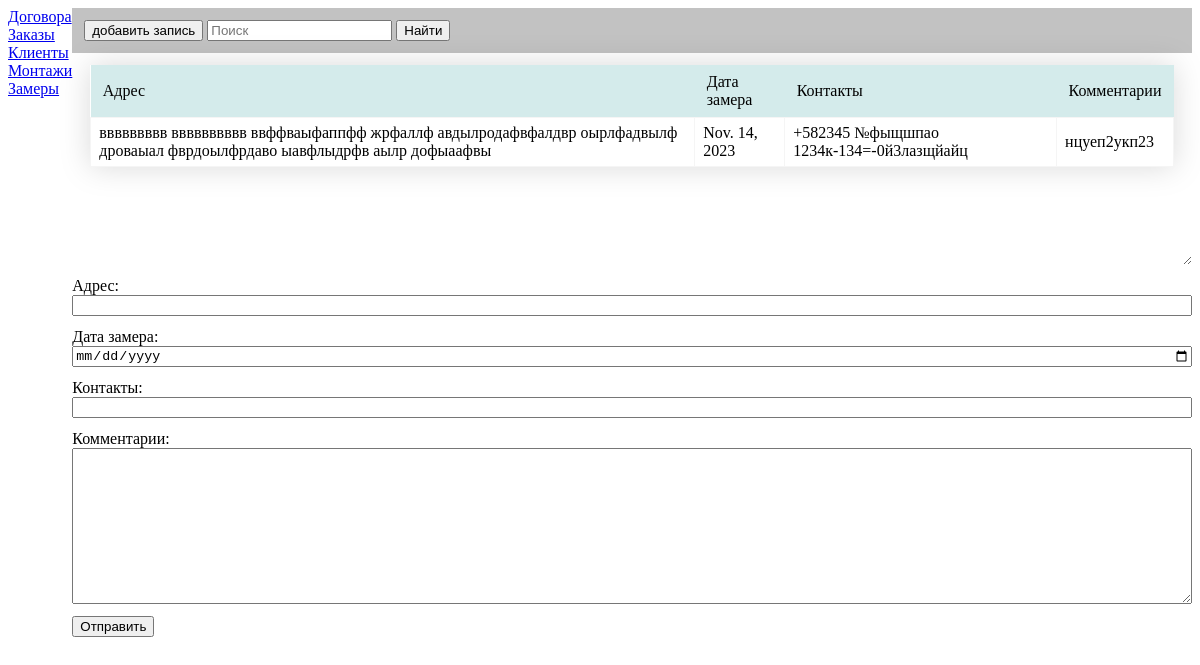
Page /forms/metrics on the earlier database version.
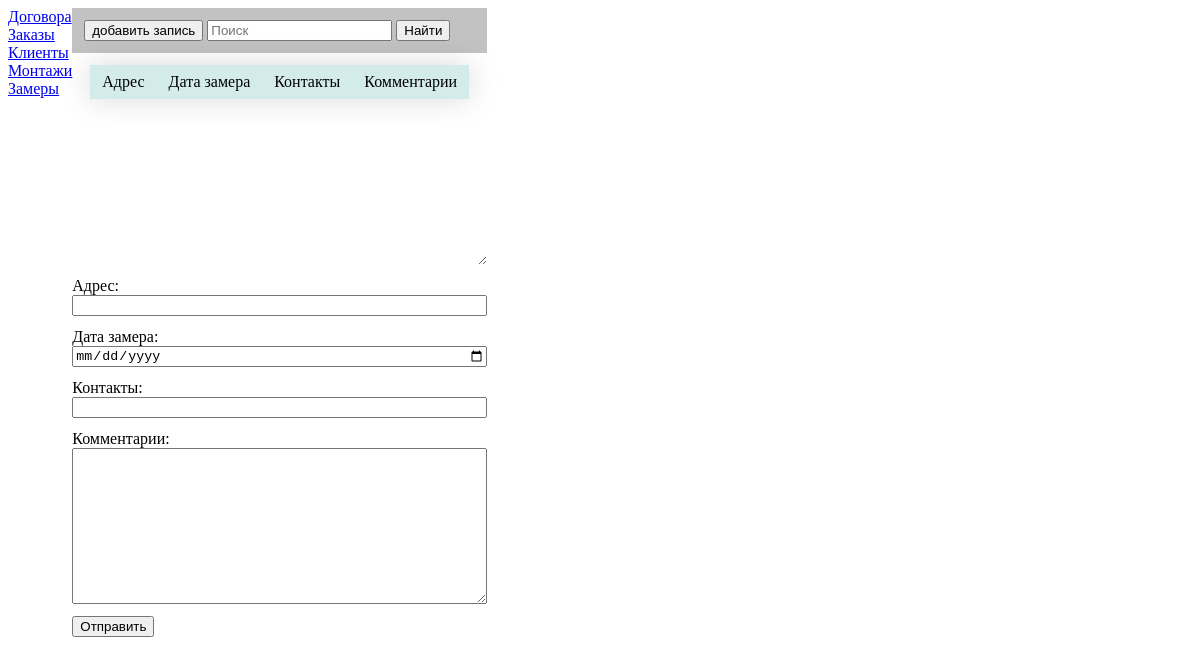
Same page on the later database version.
### main_forms/models.py (models this page shows)
class Metrics(models.Model):
    address = models.CharField(max_length=255, verbose_name='Адрес')                        # Адрес.
    metrics_date = models.DateField(verbose_name='Дата замера')                             # Дата замера.
    contacts = models.CharField(max_length=255, verbose_name='Контакты')                    # Контакты.
    comments = models.TextField(verbose_name='Комментарии')                                 # Комментарии.
    objects = models.Manager()

### main_forms/views.py (the view)
# urls.py: path("forms/metrics", views.create_metrics, name="create_metrics"),
def create_metrics(request):
    table_data = Metrics.objects.all()
    return create_entity(request, table_data, MetricsForm, "main_forms/metrics.html")

### main_forms/views.py (called while the page is built)
def create_entity(request, table_data, form_class, template_name):
    if request.method == 'POST':
        form = form_class(request.POST)
        if form.is_valid():
            task = form.save(commit=False)
            task.save()
    else:
        form = form_class
    context = {'table_data': table_data, "form": form}
    return render(request, template_name, context=context)

### main_forms/templates/main_forms/metrics.html (shortened to what this page needs)
{% extends "main_forms/base.html" %}
{% block form_block %}
<div class="table-container">
  <table>
    <thead>
      <tr>
        <th>Адрес</th>
        <th>Дата замера</th>
        <th>Контакты</th>
        <th>Комментарии</th>
      </tr>
    </thead>
    <tbody>
      {% for row in table_data|slice:'::-1' %}
      <tr>
        <td>{{ row.address }}</td>
        <td>{{ row.metrics_date }}</td>
        <td>{{ row.contacts }}</td>
        <td>{{ row.comments }}</td>
      </tr>
      {% endfor %}
    </tbody>
  </table>
</div>
<form action="{% url 'create_metrics' %}" method="post">
  {{ form.as_div }}
  <button type="submit" name="submit">Отправить</button>
</form>
{% endblock %}

Differences in the rows shown:
removed Metrics: address "ввввввввв вввввввввв ввффваыфаппфф жрфаллф авдылродафвфалдвр оырлфадвылф дроваыал фврдоылфрдаво ыавфлыдрфв аылр дофыаафвы", metrics_date "Nov. 14, 2023", contacts "+582345 №фыщшпао 1234к-134=-0й3лазщйайц", comments "нцуеп2укп23"
